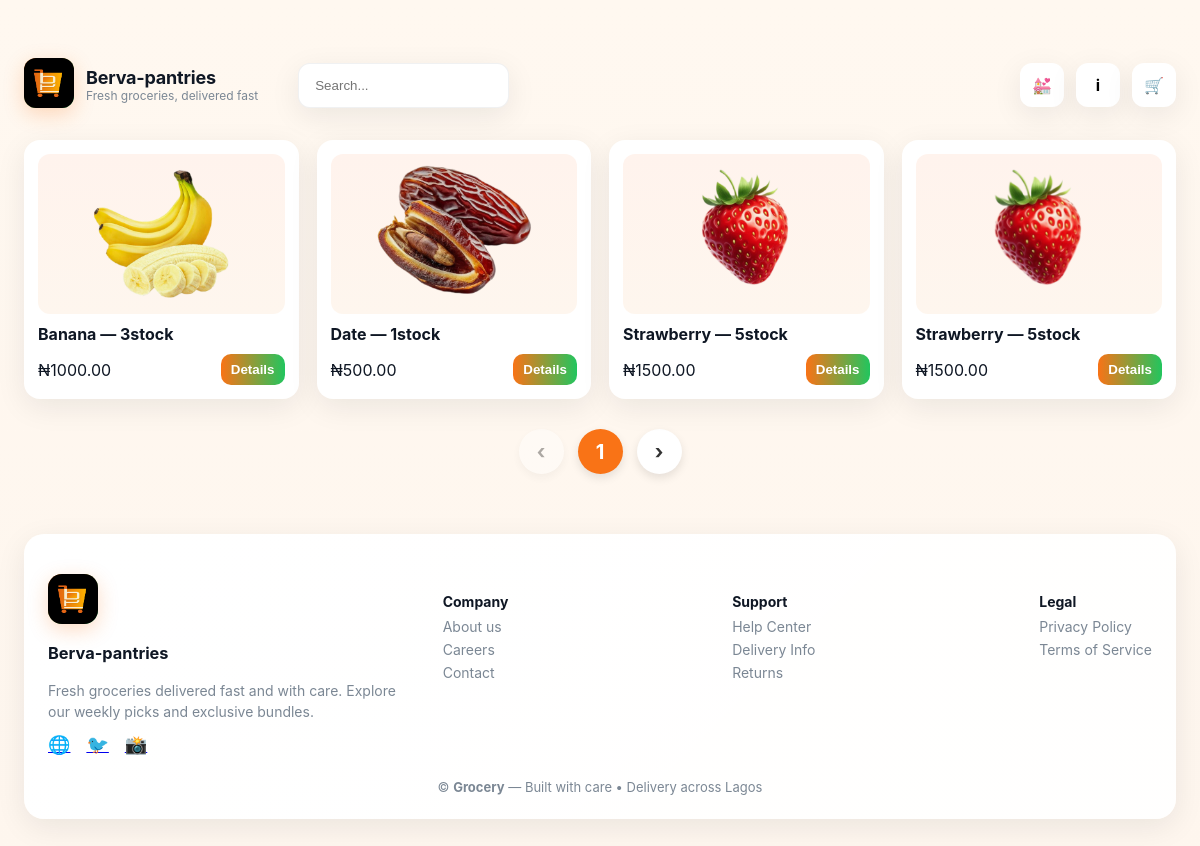
The app's page /search/ with its own data.
### shop/models.py (models this page shows, shortened)
class Products(models.Model):
    owner = models.ForeignKey(User, on_delete=models.CASCADE)
    name = models.CharField(max_length=50)
    price = models.DecimalField(max_digits=255, decimal_places=2)
    stock = models.IntegerField(default=1)
    measure = models.CharField(max_length=10)
    description = models.TextField()
    quality = models.IntegerField(choices=QualityType, default=3)
    type = models.IntegerField(choices=ProductType, default=3)
    image = models.ImageField(upload_to='productImage', default='LA.png')

### shop/views.py (the view)
# urls.py: path('search/', SearchResult.as_view(), name='search')
class SearchResult(ListView):
    template_name = "shop/search.html"
    context_object_name = "result"
    paginate_by = 4
    def get_queryset(self):
        query = self.request.GET.get('q', '')
        products = Products.objects.filter(Q(name__icontains=query))
        bundles = Bundles.objects.filter(Q(name__icontains=query))
        combined_results = list(products) + list(bundles)
        return combined_results
    def get_context_data(self, **kwargs):
        context = super().get_context_data(**kwargs)
        context['search_query'] = self.request.GET.get('q', '')
        context['product_num'] = len(self.get_queryset())
        return context

### shop/templates/shop/search.html (shortened to what this page needs)
{% load static %}
<!doctype html>
<html lang="en">
<head>
</head>
<body>
  <div class="wrap">
    <header>
      <div class="brand">
        <div class="logo"><img src="{% static 'image/LA.png' %}" alt="LA" srcset=""></div>
        <div>
          <h1>Berva-pantries</h1>
          <div style="font-size:12px;color:var(--muted)">Fresh groceries, delivered fast</div>
        </div>
      </div>
      <div class="search">
        <form method="get" action="{% url 'search' %}">
            <input type="search" name="q" placeholder="Search..." value="{{ request.GET.q }}">
        </form>
      </div>
      <div class="icons">
        <div class="icon-btn" title="Home"><a href="{% url 'home' %}" style="color: white; text-decoration: none; font-weight: bold;">💒</a></div>
        <div class="icon-btn" title="About"><a href="/#about" style="color: black; text-decoration: none; font-weight: bold;">i</a></div>
        <div class="icon-btn" title="Shop"><a href="{% url 'search' %}" style="color: white; text-decoration: none; font-weight: bold;">🛒</a></div>
      </div>
    </header>
    <main>
        <section class="grid" aria-label="Products">
        {% for item in result %}
        <article class="prod">
          <div class="thumb"><img src="{{ item.image.url }}"></div>
          <h4>{{item.name}} — {{item.stock}}stock</h4>
          <div class="meta">
            <div>₦{{item.price}}</div>
            <button class="add"><a href="{% url 'detail' item.id %}" style="color: white; text-decoration: none; font-weight: bold;">Details</a></button>
          </div>
        </article>
        {% empty %}
            <h3>No Result Found</h3>
        {% endfor %}
      </section>
      {% if is_paginated %}
        <div class="pagination">
            {% if page_obj.has_previous %}
                <a href="?page={{ page_obj.previous_page_number }}" class="circle">&lsaquo;</a>
            {% else %}
                <span class="circle disabled">&lsaquo;</span>
            {% endif %}
            <span class="circle number">{{ page_obj.number }}</span>
            {% if page_obj.has_next %}
                <a href="?page={{ page_obj.next_page_number }}" class="circle">&rsaquo;</a>
            {% else %}
                <span class="circle disabled">&rsaquo;</span>
            {% endif %}
        </div>
      {% endif %}
    </main>
    <footer>
      <div class="footer-container">
        <div class="footer-left">
          <div class="logo-footer"><img src="{% static 'image/LA.png' %}" alt="LA" srcset=""><h3>Berva-pantries</h3></div>
          <p>Fresh groceries delivered fast and with care. Explore our weekly picks and exclusive bundles.</p>
          <div class="socials">
            <a href="#" title="Facebook">🌐</a>
            <a href="#" title="Twitter">🐦</a>
            <a href="#" title="Instagram">📸</a>
          </div>
        </div>
        <div class="footer-links">
          <div>
            <h4>Company</h4>
            <ul>
              <li><a href="#">About us</a></li>
              <li><a href="#">Careers</a></li>
              <li><a href="#">Contact</a></li>
            </ul>
          </div>
          <div>
            <h4>Support</h4>
            <ul>
              <li><a href="#">Help Center</a></li>
              <li><a href="#">Delivery Info</a></li>
              <li><a href="#">Returns</a></li>
            </ul>
          </div>
          <div>
            <h4>Legal</h4>
            <ul>
              <li><a href="#">Privacy Policy</a></li>
              <li><a href="#">Terms of Service</a></li>
            </ul>
          </div>
        </div>
      </div>
      <div class="footer-bottom">
        © <strong>Grocery</strong> — Built with care • Delivery across Lagos
      </div>
    </footer>
  </div>
</body>
</html>

### shop/templates/shop/search.html (style rules this page uses)
:root { --bg:#fff8f0; --card:#ffffff; --accent:#f97316; --accent-2:#22c55e; --muted:#7b8794; --glass: rgba(255,255,255,0.6); --radius:18px; --shadow: 0 8px 30px rgba(18,23,35,0.08); --round:14px; --maxw:1200px; }
* { box-sizing:border-box }
body { margin:0; font-family: Inter, system-ui, -apple-system, "Segoe UI", Roboto, "Helvetica Neue", Arial; background: linear-gradient(180deg,var(--bg) 0%, #fef6ee 100%); color:#0f1724; -webkit-font-smoothing:antialiased; -moz-osx-font-smoothing:grayscale; }
.wrap { max-width:var(--maxw); margin:34px auto; padding:24px }
header { display:flex; align-items:center; justify-content:space-between; gap:16px }
.brand { display:flex;align-items:center;gap:12px }
.logo img { width:50px;height:50px;border-radius:12px;background:linear-gradient(135deg,var(--accent),var(--accent-2));display:inline-grid;place-items:center;color:white;font-weight:700;font-size:20px;box-shadow:0 6px 20px rgba(249,115,22,0.25) }
.brand h1 { margin:0;font-size:18px;letter-spacing:-0.2px }
.search { flex:1;margin:0 24px;display:flex;align-items:center;gap:12px }
.search input { flex:1;padding:14px 16px;border-radius:12px;border:1px solid rgba(15,23,36,0.06);background:white;outline:none;box-shadow:var(--shadow); }
.icons { display:flex;align-items:center;gap:12px }
.icon-btn { background:var(--card);border-radius:12px;padding:10px;box-shadow:var(--shadow);display:inline-grid;place-items:center;width:44px;height:44px }
.grid { display:grid;grid-template-columns:repeat(4,1fr);gap:18px;margin-top:28px }
.prod { background:var(--card);padding:14px;border-radius:16px;box-shadow:var(--shadow);display:flex;flex-direction:column;gap:10px }
.prod .thumb { height:160px;border-radius:12px;background:linear-gradient(180deg,#fff3ed,#fef6ee);display:grid;place-items:center;font-weight:700;color:var(--muted) }
.prod .thumb img { width: 100%;height:160px;object-fit: contain;border-radius: 12px; }
.prod h4 { margin:0 }
.meta { display:flex;justify-content:space-between;align-items:center }
.add { padding:8px 10px;border-radius:10px;border:none;background:linear-gradient(90deg,var(--accent),var(--accent-2));color:white;font-weight:700 }
.pagination { margin: 30px 0; display: flex; justify-content: center; gap: 14px; }
.circle { width: 45px; height: 45px; border-radius: 50%; background: white; box-shadow: 0 4px 10px rgba(0,0,0,0.1); display: flex; justify-content: center; align-items: center; font-weight: 700; font-size: 20px; color: #333; text-decoration: none; transition: 0.2s ease; }
.number { background: var(--accent); color: white; }
.disabled { opacity: 0.4; pointer-events: none; }
footer { margin-top: 60px; padding: 40px 24px 24px; border-radius: 20px; background: linear-gradient(135deg, #ffffff, rgba(255, 255, 255, 0.95)); box-shadow: var(--shadow); font-size: 14px; color: #0f1724; }
.footer-container { display: flex; flex-wrap: wrap; gap: 40px; justify-content: space-between; max-width: var(--maxw); margin: 0 auto; }
.footer-left { flex: 1 1 250px; }
.logo-footer img { width: 50px; height: 50px; background: linear-gradient(135deg, var(--accent), var(--accent-2)); color: white; font-weight: 700; font-size: 22px; display: inline-grid; place-items: center; border-radius: 14px; box-shadow: 0 6px 20px rgba(249,115,22,0.25); }
.footer-left p { color: var(--muted); line-height: 1.5; margin-bottom: 12px; }
.socials a { display: inline-block; margin-right: 12px; font-size: 18px; transition: transform 0.3s ease; }
.footer-links { display: flex; flex: 2 1 500px; justify-content: space-between; gap: 20px; }
.footer-links h4 { margin-bottom: 8px; font-weight: 700; }
.footer-links ul { list-style: none; padding: 0; margin: 0; }
.footer-links a { text-decoration: none; color: var(--muted); display: block; margin-bottom: 6px; transition: color 0.3s ease; }
.footer-bottom { text-align: center; margin-top: 24px; color: var(--muted); font-size: 13px; }

### records on screen
Products: image (picture), name "Banana", stock "3", price "1000.00"
Products: image (picture), name "Date", stock "1", price "500.00"
Products: image (picture), name "Strawberry", stock "5", price "1500.00"
Products: image (picture), name "Strawberry", stock "5", price "1500.00"

### other values on screen
{{ page_obj.number }} "1"
